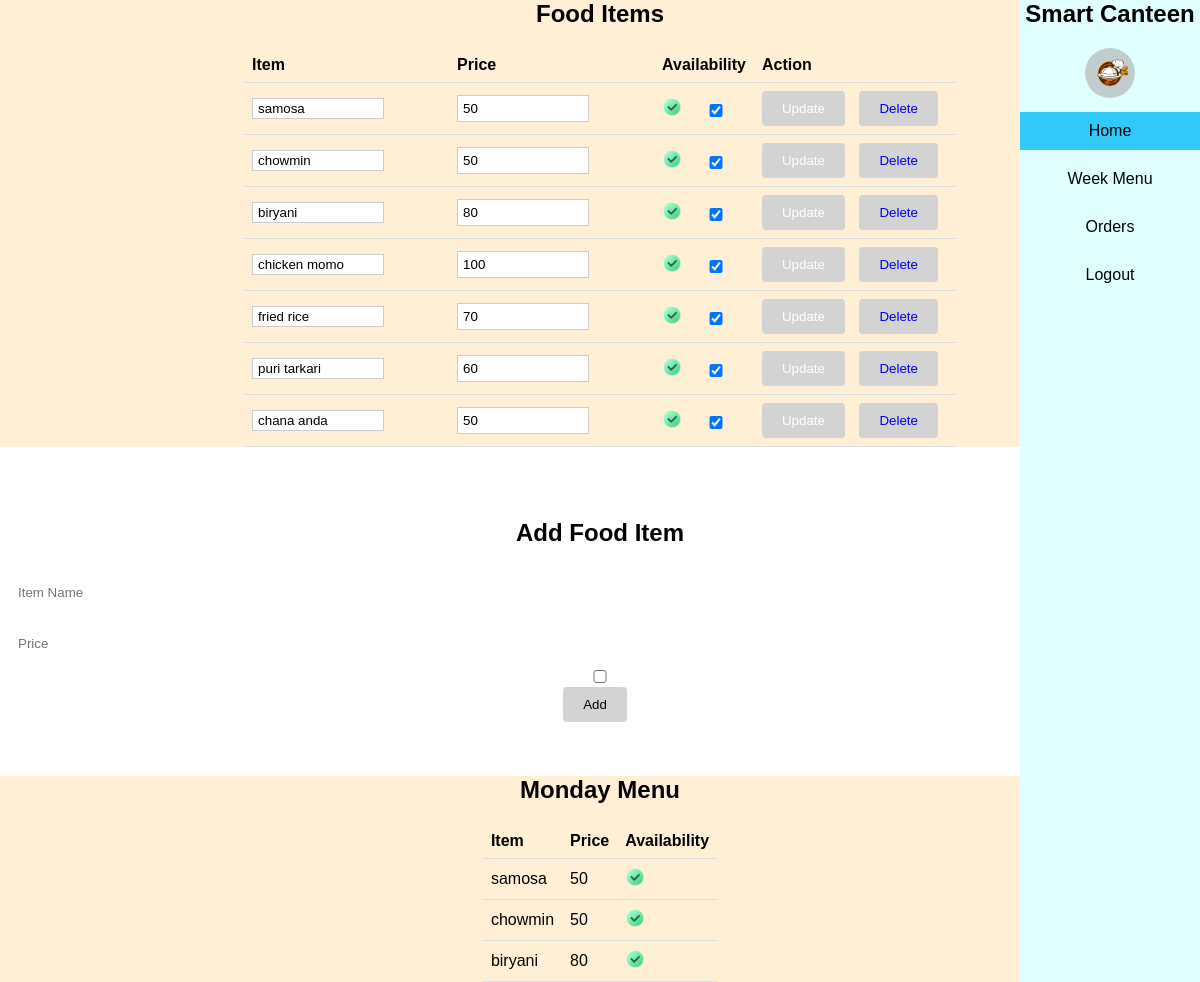
/staff/ (signed in), run on the app's committed database.
### base/models.py (models this page shows, shortened)
class FoodItem(models.Model):
    name = models.CharField(max_length=100)
    price = models.IntegerField()
    available = models.BooleanField(default=True)

### base/decorators.py (the view)
    def wrap(request, *args, **kwargs):
        user = request.user
        if not hasattr(user, "student") and not hasattr(user, "administration"):
            return HttpResponse("You are not authorized to view this page")
        if hasattr(user, "administration"):
            admin = user.administration
            if admin.user_type == "Admin":
                return redirect("canteen_admin")
        if hasattr(user, "student"):
            return redirect("home")
        return function(request, *args, **kwargs)

### base/views.py (called while the page is built)
@login_required(login_url="login")
@check_staff
def staff_dashboard(request):
    food_item = FoodItem.objects.all()
    time_zone = timezone.now()
    day_of_week = time_zone.strftime("%A")
    day_menu = Menu.objects.get(day_of_week=day_of_week[:2].upper())
    today_menu_items = day_menu.menu_items.all()
    context = {
        "food_item": food_item,
        "today_menu": today_menu_items,
        "date": day_of_week,
    }
    return render(request, "dashboards/staff.html", context)

### templates/dashboards/staff.html (shortened to what this page needs)
<!DOCTYPE html>
{% load static %}
<html lang="en">
<head>
    <link rel="stylesheet" href="{% static 'styles/styles.css' %}">
</head>
<body>
    <div class="main">
        <div class="navbar">
            <nav>
                <ul>
                    <li id="brand">
                        <div id="brand">
                            <h2>
                                Smart Canteen
                            </h2>
                            <img id="logo" src= "{%static 'images/icons/image.png'%}" alt="">
                        </div>
                    </li>
                    <li><a class="{% if request.path == '/staff/' %}active{% endif %}" href="{% url 'home' %}">Home</a>
                    </li>
                    <li><a class="{% if request.path == '/week_menu/' %}active{% endif %}"
                            href="{%url 'week_menu'%}">Week Menu</a></li>
                    <li><a href="{% url 'list_orders' %}">Orders</a></li>
                    <li><a href="{% url 'logout' %}">Logout</a></li>
                </ul>
            </nav>
        </div>
    </div>
    <div class="menu">
        <h2>Food Items</h2>
        <table>
            <tr>
                <th>Item</th>
                <th>Price</th>
                <th>Availability</th>
                <th>Action</th>
            </tr>
            {% for item in food_item %}
            <form action="{% url 'update_fooditem' item.id %}" method="POST">
                <tr>
                    <td>
                        <input type="text" name="name" value="{{item.name}}" id="" style="padding: 2px 5px;">
                    </td>
                    <td>
                        <input type="number" name="price" value="{{item.price}}" id="">
                    </td>
                    {% if item.available %}
                    <td><img id="availability" src="{%static 'images/icons/right.png'%}" alt="">
                        <input type="checkbox" name="available" checked>
                    </td>
                    {% else %}
                    <td><img id="availability" src="{%static 'images/icons/wrong.png'%}" alt="">
                        <input type="checkbox" name="available"></input>
                    </td>
                    {% endif %}
                    <td><button>Update</button>
                        <button>
                            <a href="{% url 'delete_fooditem' item.id %}">
                                Delete</a>
                            </button>
                    </td>
                </tr>
            </form>
            {% endfor %}
        </table>
    </div><br><br><br><br>
        <div class="add_items">
            <h2>Add Food Item</h2>
            <form action="{% url 'update_fooditem' %}" method="POST">
                <input type="text" name="name" placeholder="Item Name">
                <input type="number" name="price" placeholder="Price" id="">
                <input type="checkbox" name="available" id="">
                <button type="submit">Add</button>
            </form>
        </div>
    <br><br><br>
    <div class="menu">
        <h2>{{date}} Menu</h2>
        <table>
            <tr>
                <th>Item</th>
                <th>Price</th>
                <th>Availability</th>
            </tr>
            {% for item in today_menu %}
            <tr>
                <td>{{item.name}}</td>
                <td>{{item.price}}
                </td>
                {% if item.available %}
                <td><img id="availability" src="{%static 'images/icons/right.png'%}" alt=""></td>
                {% else %}
                <td><img id="availability" src="{%static 'images/icons/wrong.png'%}" alt=""></td>
                {% endif %}
            </tr>
            {% endfor %}
        </table>
    </div>
</body>
</html>

### static/styles/styles.css (style rules this page uses)
.navbar { background-color: lightcyan; width: 180px; position: fixed; height: 100%; left: auto; top: 0; right: 0; }
.navbar nav ul { list-style-type: none; padding: 0; }
.navbar nav ul li { margin-bottom: 10px; text-align: center; }
.navbar nav ul li a { display: block; padding: 10px; text-decoration: none; color: black; }
.navbar nav ul li #brand { flex-direction: column; }
#logo { width: 50px; height: 50px; border-radius: 50%; }
.menu { background-color: papayawhip; height: 100%; width: auto; }
table { width: auto; border-collapse: collapse; margin-left: auto; margin-right: auto; }
table td input { background-color: white; color: black; border: 1px solid #ccc; padding: 5px; width: 70%; }
table th, table td { padding: 8px; text-align: left; border-bottom: 1px solid #ddd; }
h2 { text-align: center; margin-bottom: 20px; }
table button { background-color: lightgrey; color: white; padding: 10px 20px; border: none; border-radius: 4px; cursor: pointer; margin-right: 10px; }
button a { text-decoration: none; }
#availability { height: 20px; }
.add_items { text-align: center; justify-content: center;; }
.add_items button { background-color: lightgrey; color: black; padding: 10px 20px; border: none; border-radius: 4px; cursor: pointer; margin-right: 10px; }
* { margin: 0; padding: 0; font-family: 'Poppins', sans-serif; box-sizing: border-box; }
input { width: 100%; padding: 18px; border: 0; background: white; outline: 0; color: black; }

### templates/dashboards/staff.html (style rules this page uses)
.active { background-color: rgb(48, 201, 248); }

### data on the page
FoodItem: name "samosa", price "50", available True (drawn)
FoodItem: name "chowmin", price "50", available True (drawn)
FoodItem: name "biryani", price "80", available True (drawn)
FoodItem: name "chicken momo", price "100", available True (drawn)
FoodItem: name "fried rice", price "70", available True (drawn)
FoodItem: name "puri tarkari", price "60", available True (drawn)
FoodItem: name "chana anda", price "50", available True (drawn)

### other printed values
{{ date }} "Monday"
